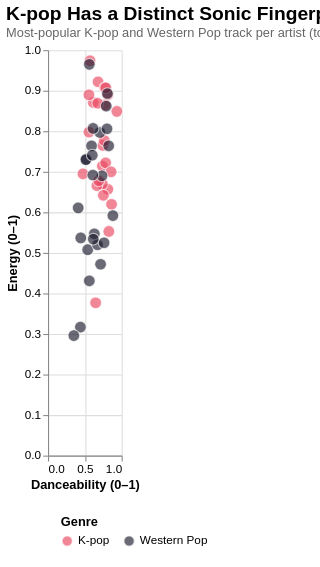

Vega-Lite specification stored for this chart:
### Vega-Lite specification from a JSON file in a GitHub repository (floating-point values rounded to 4 significant figures)
{"title": {"text": "K-pop Has a Distinct Sonic Fingerprint", "subtitle": "Most-popular K-pop and Western Pop track per artist (top 25 artists each, Spotify Kaggle dataset).", "anchor": "start", "fontSize": 18, "subtitleFontSize": 12, "subtitleColor": "#666"}, "width": "container", "height": 380, "autosize": {"type": "fit-x", "contains": "padding"}, "config": {"view": {"stroke": null}, "axis": {"labelFontSize": 11, "titleFontSize": 12}, "legend": {"orient": "bottom", "titleFontSize": 12, "labelFontSize": 11, "padding": 12, "offset": 12, "columns": 0}}, "data": {"values": [{"track": "After LIKE", "artist": "IVE", "popularity": 88, "duration_s": 177.0, "danceability": 0.68, "energy": 0.922, "valence": 0.799, "acousticness": 0.103, "speechiness": 0.121, "tempo": 125.0, "genre": "K-pop"}, {"track": "Shut Down", "artist": "BLACKPINK", "popularity": 87, "duration_s": 175.9, "danceability": 0.813, "energy": 0.657, "valence": 0.651, "acousticness": 0.00269, "speechiness": 0.0372, "tempo": 110.1, "genre": "K-pop"}, {"track": "Talk that Talk", "artist": "TWICE", "popularity": 86, "duration_s": 177.5, "danceability": 0.772, "energy": 0.907, "valence": 0.783, "acousticness": 0.136, "speechiness": 0.124, "tempo": 120.0, "genre": "K-pop"}, {"track": "Dynamite", "artist": "BTS", "popularity": 85, "duration_s": 199.1, "danceability": 0.746, "energy": 0.765, "valence": 0.737, "acousticness": 0.0112, "speechiness": 0.0993, "tempo": 114.0, "genre": "K-pop"}, {"track": "Rush Hour (Feat. j-hope of BTS)", "artist": "Crush", "popularity": 83, "duration_s": 177.3, "danceability": 0.738, "energy": 0.714, "valence": 0.74, "acousticness": 0.157, "speechiness": 0.249, "tempo": 95.03, "genre": "K-pop"}, {"track": "FEARLESS", "artist": "LE SSERAFIM", "popularity": 83, "duration_s": 168.4, "danceability": 0.863, "energy": 0.62, "valence": 0.432, "acousticness": 0.0508, "speechiness": 0.135, "tempo": 104.0, "genre": "K-pop"}, {"track": "CASE 143", "artist": "Stray Kids", "popularity": 82, "duration_s": 192.0, "danceability": 0.812, "energy": 0.89, "valence": 0.69, "acousticness": 0.0961, "speechiness": 0.209, "tempo": 100.0, "genre": "K-pop"}, {"track": "DICE", "artist": "NMIXX", "popularity": 82, "duration_s": 165.7, "danceability": 0.556, "energy": 0.798, "valence": 0.628, "acousticness": 0.0848, "speechiness": 0.254, "tempo": 131.1, "genre": "K-pop"}, {"track": "HOT", "artist": "SEVENTEEN", "popularity": 80, "duration_s": 197.6, "danceability": 0.765, "energy": 0.777, "valence": 0.64, "acousticness": 0.0539, "speechiness": 0.0399, "tempo": 111.9, "genre": "K-pop"}, {"track": "FOREVER 1", "artist": "Girls' Generation", "popularity": 79, "duration_s": 202.5, "danceability": 0.615, "energy": 0.871, "valence": 0.297, "acousticness": 0.0427, "speechiness": 0.0516, "tempo": 123.9, "genre": "K-pop"}, {"track": "MONEY", "artist": "LISA", "popularity": 78, "duration_s": 168.2, "danceability": 0.826, "energy": 0.553, "valence": 0.4, "acousticness": 0.163, "speechiness": 0.234, "tempo": 140.0, "genre": "K-pop"}, {"track": "Polaroid Love", "artist": "ENHYPEN", "popularity": 78, "duration_s": 184.6, "danceability": 0.738, "energy": 0.67, "valence": 0.651, "acousticness": 0.458, "speechiness": 0.0439, "tempo": 138.1, "genre": "K-pop"}, {"track": "Good Boy Gone Bad", "artist": "TOMORROW X TOGETHER", "popularity": 78, "duration_s": 191.0, "danceability": 0.475, "energy": 0.695, "valence": 0.552, "acousticness": 0.0159, "speechiness": 0.102, "tempo": 100.0, "genre": "K-pop"}, {"track": "SNEAKERS", "artist": "ITZY", "popularity": 78, "duration_s": 179.5, "danceability": 0.935, "energy": 0.849, "valence": 0.551, "acousticness": 0.0192, "speechiness": 0.0779, "tempo": 120.0, "genre": "K-pop"}, {"track": "New thing (Prod. ZICO) (Feat. Homies)", "artist": "ZICO", "popularity": 78, "duration_s": 147.4, "danceability": 0.775, "energy": 0.865, "valence": 0.663, "acousticness": 0.0453, "speechiness": 0.307, "tempo": 175.1, "genre": "K-pop"}, {"track": "Girls", "artist": "aespa", "popularity": 78, "duration_s": 240.4, "danceability": 0.57, "energy": 0.974, "valence": 0.65, "acousticness": 0.115, "speechiness": 0.325, "tempo": 172.0, "genre": "K-pop"}, {"track": "MORE", "artist": "j-hope", "popularity": 77, "duration_s": 180.0, "danceability": 0.783, "energy": 0.722, "valence": 0.306, "acousticness": 0.00537, "speechiness": 0.0357, "tempo": 97.03, "genre": "K-pop"}, {"track": "Psycho", "artist": "Red Velvet", "popularity": 75, "duration_s": 210.6, "danceability": 0.664, "energy": 0.666, "valence": 0.405, "acousticness": 0.193, "speechiness": 0.0446, "tempo": 140.0, "genre": "K-pop"}, {"track": "Love Shot", "artist": "EXO", "popularity": 74, "duration_s": 200.3, "danceability": 0.689, "energy": 0.678, "valence": 0.335, "acousticness": 0.0702, "speechiness": 0.119, "tempo": 145.9, "genre": "K-pop"}, {"track": "WA DA DA", "artist": "Kep1er", "popularity": 74, "duration_s": 183.7, "danceability": 0.785, "energy": 0.907, "valence": 0.685, "acousticness": 0.00122, "speechiness": 0.0938, "tempo": 126.0, "genre": "K-pop"}, {"track": "Guerrilla", "artist": "ATEEZ", "popularity": 74, "duration_s": 207.9, "danceability": 0.555, "energy": 0.89, "valence": 0.581, "acousticness": 0.00399, "speechiness": 0.132, "tempo": 182.0, "genre": "K-pop"}, {"track": "SOLO", "artist": "JENNIE", "popularity": 73, "duration_s": 169.6, "danceability": 0.752, "energy": 0.642, "valence": 0.388, "acousticness": 0.0861, "speechiness": 0.0869, "tempo": 95.04, "genre": "K-pop"}, {"track": "eight(Prod.&Feat. SUGA of BTS)", "artist": "IU", "popularity": 73, "duration_s": 167.6, "danceability": 0.676, "energy": 0.869, "valence": 0.594, "acousticness": 0.115, "speechiness": 0.0423, "tempo": 120.0, "genre": "K-pop"}, {"track": "Beatbox", "artist": "NCT DREAM", "popularity": 73, "duration_s": 205.1, "danceability": 0.857, "energy": 0.7, "valence": 0.773, "acousticness": 0.0411, "speechiness": 0.074, "tempo": 94.0, "genre": "K-pop"}, {"track": "Gone", "artist": "ROSÉ", "popularity": 72, "duration_s": 207.2, "danceability": 0.647, "energy": 0.377, "valence": 0.653, "acousticness": 0.594, "speechiness": 0.0375, "tempo": 79.94, "genre": "K-pop"}, {"track": "Unholy (feat. Kim Petras)", "artist": "Sam Smith", "popularity": 100, "duration_s": 156.9, "danceability": 0.714, "energy": 0.472, "valence": 0.238, "acousticness": 0.013, "speechiness": 0.0864, "tempo": 131.1, "genre": "Western Pop"}, {"track": "I'm Good (Blue)", "artist": "David Guetta", "popularity": 98, "duration_s": 175.2, "danceability": 0.561, "energy": 0.965, "valence": 0.304, "acousticness": 0.00383, "speechiness": 0.0343, "tempo": 128.0, "genre": "Western Pop"}, {"track": "Under The Influence", "artist": "Chris Brown", "popularity": 96, "duration_s": 184.6, "danceability": 0.733, "energy": 0.69, "valence": 0.31, "acousticness": 0.0635, "speechiness": 0.0427, "tempo": 117.0, "genre": "Western Pop"}, {"track": "I Ain't Worried", "artist": "OneRepublic", "popularity": 96, "duration_s": 148.5, "danceability": 0.704, "energy": 0.797, "valence": 0.825, "acousticness": 0.0826, "speechiness": 0.0475, "tempo": 140.0, "genre": "Western Pop"}, {"track": "As It Was", "artist": "Harry Styles", "popularity": 95, "duration_s": 167.3, "danceability": 0.52, "energy": 0.731, "valence": 0.662, "acousticness": 0.342, "speechiness": 0.0557, "tempo": 173.9, "genre": "Western Pop"}, {"track": "Glimpse of Us", "artist": "Joji", "popularity": 94, "duration_s": 233.5, "danceability": 0.44, "energy": 0.317, "valence": 0.268, "acousticness": 0.891, "speechiness": 0.0531, "tempo": 169.9, "genre": "Western Pop"}, {"track": "Sweater Weather", "artist": "The Neighbourhood", "popularity": 93, "duration_s": 240.4, "danceability": 0.612, "energy": 0.807, "valence": 0.398, "acousticness": 0.0495, "speechiness": 0.0336, "tempo": 124.1, "genre": "Western Pop"}, {"track": "Another Love", "artist": "Tom Odell", "popularity": 93, "duration_s": 244.4, "danceability": 0.445, "energy": 0.537, "valence": 0.131, "acousticness": 0.695, "speechiness": 0.04, "tempo": 122.8, "genre": "Western Pop"}, {"track": "Left and Right (Feat. Jung Kook of BTS)", "artist": "Charlie Puth", "popularity": 92, "duration_s": 154.5, "danceability": 0.881, "energy": 0.592, "valence": 0.719, "acousticness": 0.619, "speechiness": 0.0324, "tempo": 101.1, "genre": "Western Pop"}, {"track": "Calm Down (with Selena Gomez)", "artist": "Rema", "popularity": 92, "duration_s": 239.3, "danceability": 0.801, "energy": 0.806, "valence": 0.802, "acousticness": 0.382, "speechiness": 0.0381, "tempo": 107.0, "genre": "Western Pop"}, {"track": "Blinding Lights", "artist": "The Weeknd", "popularity": 91, "duration_s": 200.0, "danceability": 0.514, "energy": 0.73, "valence": 0.334, "acousticness": 0.00146, "speechiness": 0.0598, "tempo": 171.0, "genre": "Western Pop"}, {"track": "MIDDLE OF THE NIGHT", "artist": "Elley Duhé", "popularity": 90, "duration_s": 184.4, "danceability": 0.41, "energy": 0.611, "valence": 0.0899, "acousticness": 0.0228, "speechiness": 0.0467, "tempo": 185.7, "genre": "Western Pop"}, {"track": "Dandelions", "artist": "Ruth B.", "popularity": 90, "duration_s": 233.7, "danceability": 0.609, "energy": 0.692, "valence": 0.454, "acousticness": 0.0157, "speechiness": 0.0259, "tempo": 117.0, "genre": "Western Pop"}, {"track": "Until I Found You", "artist": "Stephen Sanchez", "popularity": 90, "duration_s": 177.7, "danceability": 0.539, "energy": 0.508, "valence": 0.227, "acousticness": 0.727, "speechiness": 0.0288, "tempo": 101.4, "genre": "Western Pop"}, {"track": "Running Up That Hill (A Deal With God)", "artist": "Kate Bush", "popularity": 90, "duration_s": 298.9, "danceability": 0.629, "energy": 0.547, "valence": 0.197, "acousticness": 0.72, "speechiness": 0.055, "tempo": 108.4, "genre": "Western Pop"}, {"track": "lovely (with Khalid)", "artist": "Billie Eilish", "popularity": 89, "duration_s": 200.2, "danceability": 0.351, "energy": 0.296, "valence": 0.12, "acousticness": 0.934, "speechiness": 0.0333, "tempo": 115.3, "genre": "Western Pop"}, {"track": "STAY (with Justin Bieber)", "artist": "The Kid LAROI", "popularity": 89, "duration_s": 141.8, "danceability": 0.591, "energy": 0.764, "valence": 0.478, "acousticness": 0.0383, "speechiness": 0.0483, "tempo": 169.9, "genre": "Western Pop"}, {"track": "One Kiss (with Dua Lipa)", "artist": "Calvin Harris", "popularity": 89, "duration_s": 214.8, "danceability": 0.791, "energy": 0.862, "valence": 0.592, "acousticness": 0.037, "speechiness": 0.11, "tempo": 124.0, "genre": "Western Pop"}, {"track": "Night Changes", "artist": "One Direction", "popularity": 88, "duration_s": 226.6, "danceability": 0.672, "energy": 0.52, "valence": 0.37, "acousticness": 0.859, "speechiness": 0.0353, "tempo": 120.0, "genre": "Western Pop"}, {"track": "Ghost", "artist": "Justin Bieber", "popularity": 88, "duration_s": 153.2, "danceability": 0.601, "energy": 0.741, "valence": 0.441, "acousticness": 0.185, "speechiness": 0.0478, "tempo": 154.0, "genre": "Western Pop"}, {"track": "Woman", "artist": "Doja Cat", "popularity": 88, "duration_s": 172.6, "danceability": 0.824, "energy": 0.764, "valence": 0.881, "acousticness": 0.0888, "speechiness": 0.0854, "tempo": 108.0, "genre": "Western Pop"}, {"track": "Heat Waves", "artist": "Glass Animals", "popularity": 88, "duration_s": 238.8, "danceability": 0.761, "energy": 0.525, "valence": 0.531, "acousticness": 0.44, "speechiness": 0.0944, "tempo": 80.87, "genre": "Western Pop"}, {"track": "Bad Habits", "artist": "Ed Sheeran", "popularity": 88, "duration_s": 230.7, "danceability": 0.807, "energy": 0.893, "valence": 0.537, "acousticness": 0.0451, "speechiness": 0.0347, "tempo": 126.0, "genre": "Western Pop"}, {"track": "drivers license", "artist": "Olivia Rodrigo", "popularity": 88, "duration_s": 242.0, "danceability": 0.561, "energy": 0.431, "valence": 0.137, "acousticness": 0.768, "speechiness": 0.0578, "tempo": 143.9, "genre": "Western Pop"}, {"track": "Don’t Blame Me", "artist": "Taylor Swift", "popularity": 88, "duration_s": 236.4, "danceability": 0.615, "energy": 0.534, "valence": 0.193, "acousticness": 0.106, "speechiness": 0.0386, "tempo": 135.9, "genre": "Western Pop"}]}, "mark": {"type": "circle", "size": 120, "opacity": 0.65, "stroke": "white", "strokeWidth": 1}, "encoding": {"x": {"field": "danceability", "type": "quantitative", "title": "Danceability (0–1)", "scale": {"domain": [0, 1]}}, "y": {"field": "energy", "type": "quantitative", "title": "Energy (0–1)", "scale": {"domain": [0, 1]}}, "color": {"field": "genre", "type": "nominal", "title": "Genre", "scale": {"domain": ["K-pop", "Western Pop"], "range": ["#e94560", "#1a1a2e"]}}, "tooltip": [{"field": "track", "title": "Track"}, {"field": "artist", "title": "Artist"}, {"field": "genre", "title": "Genre"}, {"field": "danceability", "title": "Danceability", "format": ".2f"}, {"field": "energy", "title": "Energy", "format": ".2f"}]}, "$schema": "https://vega.github.io/schema/vega-lite/v5.json"}
